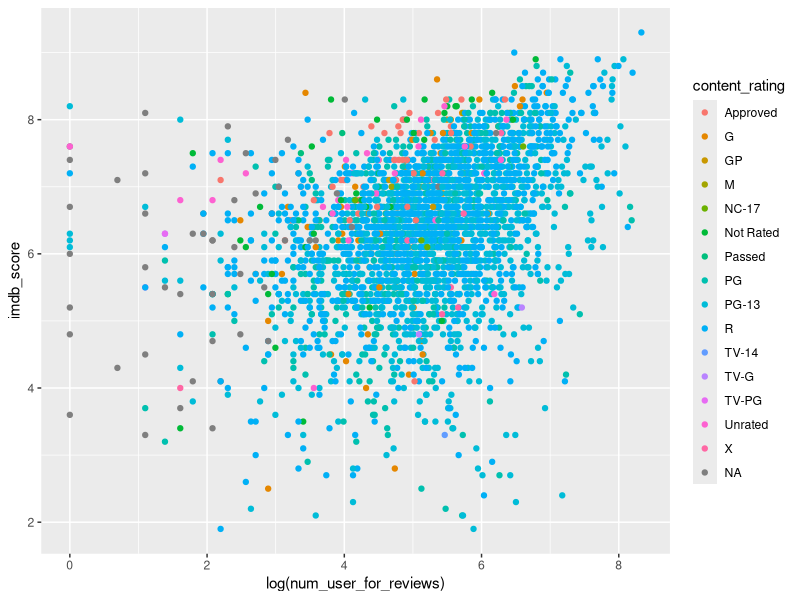
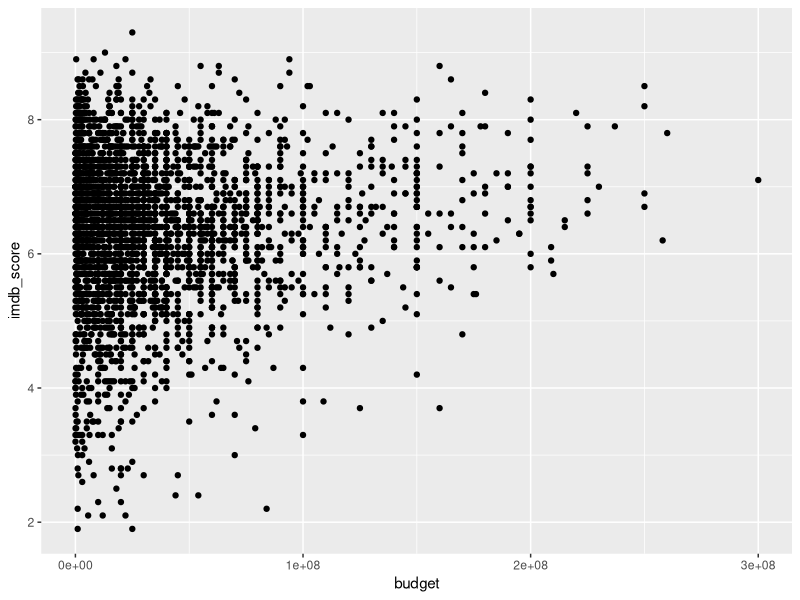
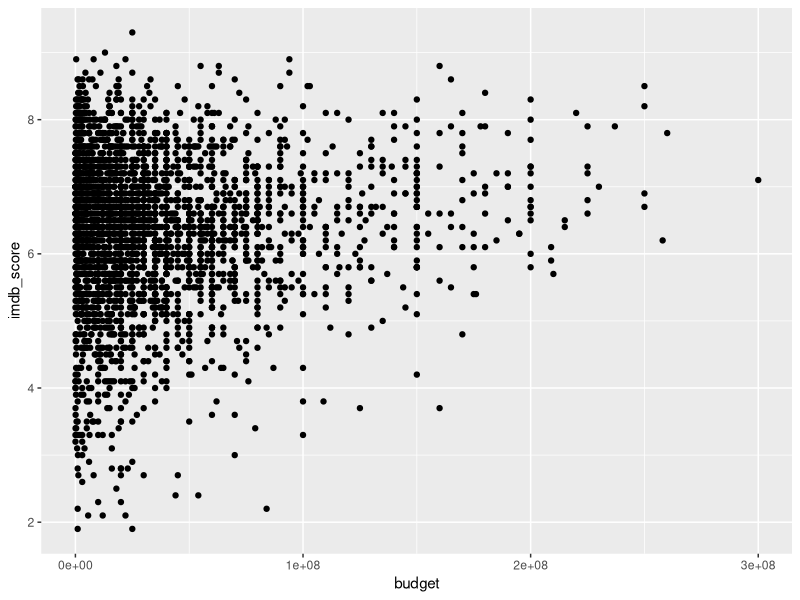
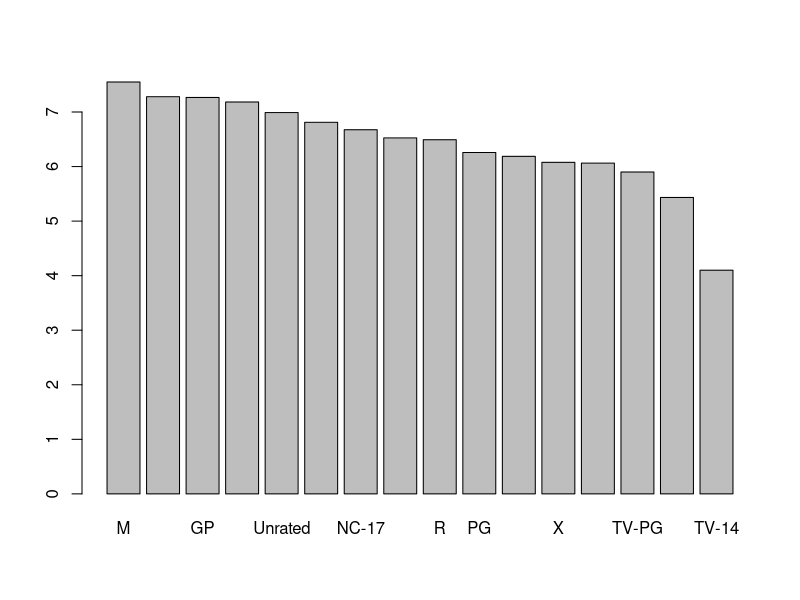

R code for these plots, in order:
## ---- chunk 1
library("tidyverse")
## ---- chunk 2
(test <- read.csv("imdb495/IMDBTest.csv"))
(train <- read.csv("imdb495/IMDBTrain.csv"))
## ---- chunk 3
summary(train)
## ---- chunk 4
train$facenumber_in_poster[is.na(train$facenumber_in_poster)] <- mean(train$facenumber_in_poster, na.rm = TRUE) #Replace posters with mean

sum(is.na(train$plot_keywords)) #Sum of missing keywords, probably shou;d just drop?

sum(is.na(train$movie_imdb_link)) #Sum of missing links, probably shou;d just drop?

train$num_user_for_reviews[is.na(train$num_user_for_reviews)] <- median(train$facenumber_in_poster, na.rm = TRUE) #number of users

train$language[is.na(train$language)] <-"English" #Replace language with english, most of the countries were USA, or english movies if country was NA

train$country[is.na(train$country)] <-"USA" #Only 4 NA, either remove them or replace with USA

train[is.na(train$content_rating),]  #Maybe this would be a good one to  use KNN or K-means? 274 missing values
## ---- chunk 5
ggplot(data=train, mapping=aes(x=log(num_user_for_reviews), y=imdb_score, color = content_rating)) +
  geom_point()
with(train, cor(gross, imdb_score, use="complete.obs"))
## ---- chunk 6
ggplot(data=train, mapping=aes(x=budget, y=imdb_score)) +
  geom_point()

train %>% filter(budget>1e9) %>% select(movie_title, country)
## ---- chunk 7
ggplot(data=train, mapping=aes(x=budget, y=imdb_score)) +
  geom_point()

train %>% filter(budget>100000000, country=="USA") %>% select(movie_title, country)
## ---- chunk 8
rating <- train %>%
  group_by(content_rating) %>%
  summarize(score = mean(imdb_score), n=n()) %>%
  arrange(-score)

rating
barplot(rating$score, names.arg = rating$content_rating)
## ---- chunk 9
train %>%
  group_by(color) %>%
  summarize(score = mean(imdb_score), n=n()) %>%
  arrange(-score)

